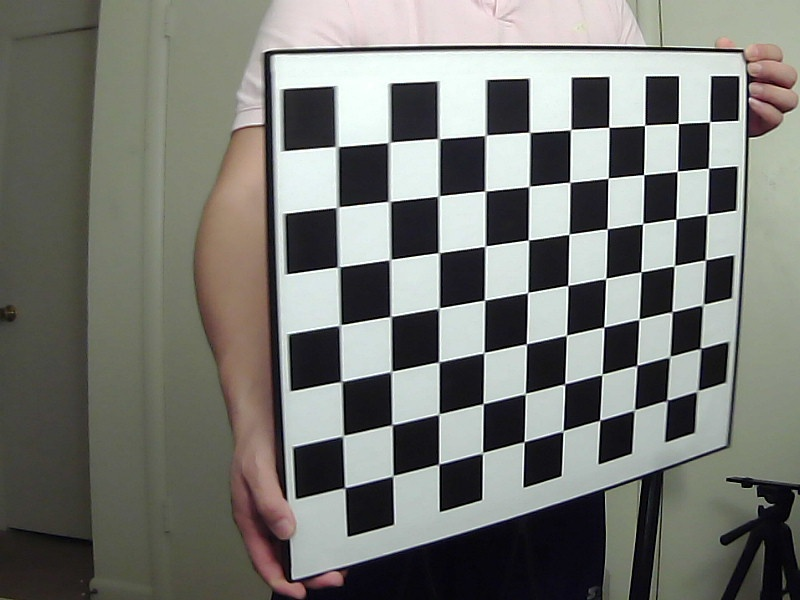
#> input picture Left/frame111_l.jpg, 800 x 600 px, found by its file name; its folder holds only this picture in this run
$ python 'disparity map using stereo calibrated images.py'   (older library calls are emulated)
#> lines starting #> are read from the running program, lines starting #| are printed output that depends on the picture; after the words box and inside, x2 and y2 are one past the last pixel; in counts of white or black regions, pixels touching at a corner belong together; long printed decimals are rounded
# -*- coding: utf-8 -*-
"""
Created on Tue Mar 16 17:05:20 2021

@author: Sonu
"""

import numpy as np
import cv2
import glob
import pickle
import os

#Setting root directory
rootDir = os.getcwd()
#Setting original frames directory.
dir_original_L = rootDir+'\Left'
dir_original_R = rootDir+'\Right'
dir_calib_process = rootDir+'\Calib'
dir_calib_parameter = rootDir+'\Parameters'
dir_compare_frame_pairs = rootDir+'\Output\Compare_rectified_frame_pairs'
dir_rectified_L = rootDir+'\Output\Rectified_frames\L'
dir_rectified_R = rootDir+'\Output\Rectified_frames\R'
dir_disparity = rootDir+'\Output\Rectified_frames\Disparity'


#Setting frame resolution.
widthPixel = 800
heightPixel = 600

#Dimensions of inner chessboard corners
Nx = 10
Ny = 7

#Termination criteria
criteria = (cv2.TERM_CRITERIA_EPS + cv2.TERM_CRITERIA_MAX_ITER, 50, 1e-6)

#Preparing the object points, like (0,0,0), (1,0,0), (2,0,0) ....,(6,5,0)
objp = np.zeros((Nx*Ny,3), np.float32)
objp[:,:2] = np.mgrid[0:Ny,0:Nx].T.reshape(-1,2)

#Arrays to store object points and image points from all the images
objpoints = [] #3d point in real world space
imgpointsL = [] #2d points in left image plane
imgpointsR = [] #2d points in right image plane

#Loading original frames.
os.chdir(dir_original_L) #Changing dir to the path of left frames
imagesL = glob.glob('*.jpg') #Grabbing all jpg file names
imagesL.sort() #Sorting frame file names
os.chdir(dir_original_R) #Changing dir to the path of right frames
imagesR = glob.glob('*.jpg')
imagesR.sort()

#Checking if the there are pairs of stereo images
if len(imagesL) != len(imagesR):
    print('Error: the image numbers of left and right cameras must be the same!')
    exit()

n = 0
for i in range(0, len(imagesL)):
    imgL = cv2.imread(dir_original_L + '\\' + imagesL[i])
#> imgL is the input picture: shape (600, 800, 3); mean B, G, R 114.2, 119.5, 118.2
    imgR = cv2.imread(dir_original_R + '\\' + imagesR[i])
    grayL = cv2.cvtColor(imgL,cv2.COLOR_BGR2GRAY)
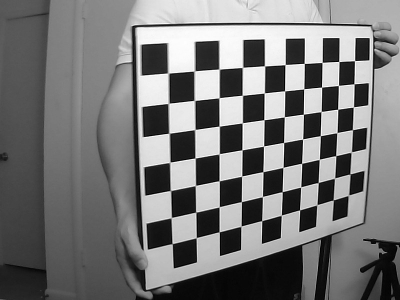
#> grayL: shape (600, 800) (shown at 1/2 size); min 0, max 255, mean 118.5
    grayR = cv2.cvtColor(imgR,cv2.COLOR_BGR2GRAY)

    #Finding the chess board corners for left camera
    retL, cornersL = cv2.findChessboardCorners(grayL,(Ny,Nx),None)
#> retL = True; cornersL = 70 rows, first 8: [709.7, 121.5], [708.4, 168.1], [707.1, 214.4], [705.5, 259.8], [703.9, 303.5], [700.6, 348], [698.5, 389.8], [678.2, 123.4]
    #Finding the chess board corners for right camera
    retR, cornersR = cv2.findChessboardCorners(grayR,(Ny,Nx),None)
#> retR = True; cornersR has the same summary as cornersL

    #If corners are found, add object points, image points after refining them
    if (retL and retR) == True:
        n += 1
        print('n = {}'.format(n))
        objpoints.append(objp)

        cornersL2 = cv2.cornerSubPix(grayL,cornersL,(11,11),(-1,-1),criteria)
#> cornersL2 = 70 rows, first 8: [709.6, 121.7], [708.5, 168.2], [707.2, 214.4], [705.4, 259.8], [702.8, 304.6], [700.4, 348.4], [697.4, 391], [678.3, 123.5]
        imgpointsL.append(cornersL2)

        cornersR2 = cv2.cornerSubPix(grayR,cornersR,(11,11),(-1,-1),criteria)
#> cornersR2 has the same summary as cornersL2
        imgpointsR.append(cornersR2)

        #Drawing and displaying the corners
        imgL = cv2.drawChessboardCorners(imgL, (Ny,Nx), cornersL2, retL)
#> imgL: shape (600, 800, 3); 4.71% of pixels changed, all inside (x1, y1, x2, y2) = (331, 116, 717, 495)
        imgR = cv2.drawChessboardCorners(imgR, (Ny,Nx), cornersR2, retR)
        imgTwin = np.hstack((imgL, imgR))
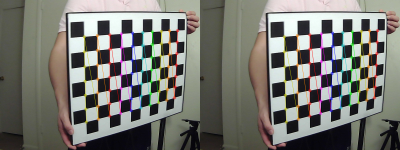
#> imgTwin: shape (600, 1600, 3) (shown at 1/4 size); mean B, G, R 112.6, 118.9, 118.9

        #Saving frame pairs in Calib directory
        cv2.imwrite(dir_calib_process + '\\' + imagesL[i][:-6] + '_corners.jpg', imgTwin)

print('Calculating the camera matrix, distortion coefficients, rotation and translation vectors...')

#Calibrating left camera  and getting the distortion cofficient, camera matrix, translation and rotaional matrix
retL, mtxL, distL, rvecsL, tvecsL = cv2.calibrateCamera(objpoints, imgpointsL, grayL.shape[::-1],None,None)
#> retL = 0.158; mtxL = [[1029, 0, 424.4], [0, 1066.6, 204.7], [0, 0, 1]]; distL = [[-0.541, 1.74, 0.0136, -0.00461, -5.81]]; rvecsL = ([-0.277, -0.545, 1.48],); tvecsL = ([6.29, -1.79, 21.67],)
#Finding the optimal left camera matrix based on alpha free scaling parameter
new_mtxL, roiL= cv2.getOptimalNewCameraMatrix(mtxL,distL,(widthPixel,heightPixel), 1)
#> new_mtxL = [[861.5, 0, 417.9], [0, 870.1, 199.3], [0, 0, 1]]; roiL = (63, 28, 669, 493)

#Calibrating right camera
retR, mtxR, distR, rvecsR, tvecsR = cv2.calibrateCamera(objpoints, imgpointsR, grayR.shape[::-1],None,None)
#> retR = 0.158; mtxR = [[1029, 0, 424.4], [0, 1066.6, 204.7], [0, 0, 1]]; distR = [[-0.541, 1.74, 0.0136, -0.00461, -5.81]]; rvecsR = ([-0.277, -0.545, 1.48],); tvecsR = ([6.29, -1.79, 21.67],)
#Finding the optimal right camera matrix
new_mtxR, roiR= cv2.getOptimalNewCameraMatrix(mtxR,distR,(widthPixel,heightPixel), 1)
#> new_mtxR = [[861.5, 0, 417.9], [0, 870.1, 199.3], [0, 0, 1]]; roiR = (63, 28, 669, 493)
print('Done.\n')

old_mtxL = mtxL
#> old_mtxL = [[1029, 0, 424.4], [0, 1066.6, 204.7], [0, 0, 1]]
old_mtxR = mtxR
#> old_mtxR = [[1029, 0, 424.4], [0, 1066.6, 204.7], [0, 0, 1]]

print('Calculating reprojection errors...')
tot_errorL = 0
tot_errorR = 0
errorL = 0
errorR = 0
#Calculating reprojection errors
for i in range(len(objpoints)):
    imgpointsL2, _ = cv2.projectPoints(objpoints[i], rvecsL[i], tvecsL[i], mtxL, distL)
    imgpointsR2, _ = cv2.projectPoints(objpoints[i], rvecsR[i], tvecsR[i], mtxR, distR)
    errorL = cv2.norm(imgpointsL[i],imgpointsL2, cv2.NORM_L2)/len(imgpointsL2)
    errorR = cv2.norm(imgpointsR[i],imgpointsR2, cv2.NORM_L2)/len(imgpointsR2)
    tot_errorL += errorL
    tot_errorR += errorR
#> this loop made 1 pass
#> (errorL, errorR, tot_errorL, tot_errorR) on pass 1: (0.0189, 0.0189, 0.0189, 0.0189)
#> after the loop, tot_errorL = 0.0189; tot_errorR = 0.0189
print('mean error L: ', tot_errorL/len(objpoints))
#| mean error L:  0.01889
print('mean error R: ', tot_errorR/len(objpoints))
#| mean error R:  0.01889

CamParasL = {'nmtxL':new_mtxL, 'distL':distL, 'rvecsL':rvecsL, 'tvecsL':tvecsL}
#> CamParasL = {'nmtxL': [[861.5, 0, 417.9], [0, 870.1, 199.3], [0, 0, 1]], 'distL': [[-0.541, 1.74, 0.0136, -0.00461, -5.81]], 'rvecsL': ([-0.277, -0.545, 1.48],), 'tvecsL': ([6.29, -1.79, 21.67],)}
CamParasR = {'nmtxR':new_mtxR, 'distR':distR, 'rvecsR':rvecsR, 'tvecsR':tvecsR}
#> CamParasR = {'nmtxR': [[861.5, 0, 417.9], [0, 870.1, 199.3], [0, 0, 1]], 'distR': [[-0.541, 1.74, 0.0136, -0.00461, -5.81]], 'rvecsR': ([-0.277, -0.545, 1.48],), 'tvecsR': ([6.29, -1.79, 21.67],)}

#Saving calibration parameters
print('Saving calibration parameters...')
pickle.dump(CamParasL, open(dir_calib_parameter+'\\' + 'CamParasL.p', 'wb') )
pickle.dump(CamParasR, open(dir_calib_parameter+'\\' + 'CamParasR.p', 'wb') )
print('Done.\n')

#Loading the calibration parameters
CamParasL = pickle.load( open(dir_calib_parameter+'\\' + 'CamParasL.p', 'rb' ) )
CamParasR = pickle.load( open(dir_calib_parameter+'\\' + 'CamParasR.p', 'rb' ) )
CamParasL.keys()
CamParasR.keys()

#Restoring calibration parameters from loaded dictionary
mtxL = CamParasL['nmtxL']
distL = CamParasL['distL']
rvecsL = CamParasL['rvecsL']
tvecsL = CamParasL['tvecsL']
mtxR = CamParasR['nmtxR']
distR = CamParasR['distR']
rvecsR = CamParasR['rvecsR']
tvecsR = CamParasR['tvecsR']

#Stereo Calibration
print('Cacluating the rectify parameters for stereo cameras...')
#Rectifying the stereo camera pair and finding the camera intrincs and extrinsics between them
retval, cameraMatrixL, distCoeffsL, cameraMatrixR, distCoeffsR, rotationMatrix, translationVector, essentialMatrix, fundamentalMatrix = cv2.stereoCalibrate(objpoints,imgpointsL, imgpointsR, mtxL, distL, mtxR, distR, (widthPixel,heightPixel), criteria, flags=cv2.CALIB_FIX_INTRINSIC)
#> retval = 2.98; cameraMatrixL = [[861.5, 0, 417.9], [0, 870.1, 199.3], [0, 0, 1]]; distCoeffsL = [[-0.541, 1.74, 0.0136, -0.00461, -5.81]]; cameraMatrixR = [[861.5, 0, 417.9], [0, 870.1, 199.3], [0, 0, 1]]; distCoeffsR = [[-0.541, 1.74, 0.0136, -0.00461, -5.81]]; rotationMatrix = [[1, -8e-12, 2.08e-11], [8e-12, 1, -7.3e-12], [-2.08e-11, 7.3e-12, 1]]; translationVector = [-2.94e-10, 1.23e-10, 2.04e-10]; essentialMatrix = [[-4.18e-21, -2.04e-10, 1.23e-10], [2.04e-10, 5.13e-22, 2.94e-10], [-1.23e-10, -2.94e-10, -4.08e-22]]; fundamentalMatrix = [[2.07e-06, 99990.6, -72352795.4], [-99990.6, -2.49e-07, -82358983.9], [72352795.4, 82358983.9, 1]]

#Both mtx and cameraMatrix are same
print('mtxL = ',mtxL)
print('cameraMatrixL = ',cameraMatrixL)
#| cameraMatrixL =  [[861.541   0.         417.915]
#|  [  0.         870.139 199.262]
#|  [  0.           0.           1.        ]]
print('Both mtx and cameraMatrix are same')

#Both dist and distCoeffs are same
print('distL = ',distL)
print('distCoeffsL = ',distCoeffsL)
#| distCoeffsL =  [[-5.41109063e-01  1.73863404e+00  1.35525747e-02 -4.61337226e-03
#|   -5.81484222e+00]]
print('Both dist and distCoeffs are same')

# cv2.stereoRectify computes the rotation matrices for each camera based on scaling parameter that brings both image along the same plane
#It also returns projection matrix for each camera and the diparity to depth matrix which is used in point cloud generation
#Valid ROI is returned for each camera which is bounded rectangle spawning across valid pixels
rotationMatrixL, rotationMatrixR, projectionMatrixL, projectionMatrixR, disp2depthMappingMatrix, validPixROI1, validPixROI2 = cv2.stereoRectify(cameraMatrixL, distCoeffsL, cameraMatrixR, distCoeffsR, (widthPixel,heightPixel), rotationMatrix, translationVector, flags=cv2.CALIB_ZERO_DISPARITY, alpha=1, newImageSize=(0,0))
#> rotationMatrixL = [[0.777, -0.325, -0.539], [0.325, 0.941, -0.0986], [0.539, -0.0986, 0.836]]; rotationMatrixR has the same summary as rotationMatrixL; projectionMatrixL = [[18.14, 0, 1240.4, 0], [0, 18.14, 331.9, 0], [0, 0, 1, 0]]; projectionMatrixR = [[18.14, 0, 1240.4, -6.86e-09], [0, 18.14, 331.9, 0], [0, 0, 1, 0]]; disp2depthMappingMatrix = [[1, 0, 0, -1240.4], [0, 1, 0, -331.9], [0, 0, 0, 18.14], [0, 0, 2.64e+09, 0]]; validPixROI1 = (0, 0, 0, 0); validPixROI2 = (0, 0, 0, 0)

#rvecs and rotationMatrix are different
print('rvecsL = ',rvecsL)
print('rotationMatrixL = ',rotationMatrixL)
#| rotationMatrixL =  [[ 0.777  -0.3249 -0.5392]
#|  [ 0.3249  0.9406 -0.09858]
#|  [ 0.5392 -0.09858  0.8364]]
print('rvecs and rotationMatrix are different')

#roi and validPixROI are different
print('roiL = ', roiL)
#| roiL =  (63, 28, 669, 493)
print('validPixROI1 = ', validPixROI1)
#| validPixROI1 =  (0, 0, 0, 0)
print('roi and validPixROI are different')

print('CALIB_ZERO_DISPARITY = ', cv2.CALIB_ZERO_DISPARITY)
print('rotationMatrixL = ')
print(rotationMatrixL)
#| [[ 0.777  -0.3249 -0.5392]
#|  [ 0.3249  0.9406 -0.09858]
#|  [ 0.5392 -0.09858  0.8364]]
print('rotationMatrixR = ')
print(rotationMatrixR)
#| [[ 0.777  -0.3249 -0.5392]
#|  [ 0.3249  0.9406 -0.09858]
#|  [ 0.5392 -0.09858  0.8364]]
print('projectionMatrixL = ')
print(projectionMatrixL)
#| [[1.81355866e+01 0.00000000e+00 1.24039831e+03 0.00000000e+00]
#|  [0.00000000e+00 1.81355866e+01 3.31858379e+02 0.00000000e+00]
#|  [0.00000000e+00 0.00000000e+00 1.00000000e+00 0.00000000e+00]]
print('projectionMatrixR = ')
print(projectionMatrixR)
#| [[ 1.81355866e+01  0.00000000e+00  1.24039831e+03 -6.85796306e-09]
#|  [ 0.00000000e+00  1.81355866e+01  3.31858379e+02  0.00000000e+00]
#|  [ 0.00000000e+00  0.00000000e+00  1.00000000e+00  0.00000000e+00]]
print('disp2depthMappingMatrix = ')
print(disp2depthMappingMatrix)
#| [[ 1.00000000e+00  0.00000000e+00  0.00000000e+00 -1.24039831e+03]
#|  [ 0.00000000e+00  1.00000000e+00  0.00000000e+00 -3.31858379e+02]
#|  [ 0.00000000e+00  0.00000000e+00  0.00000000e+00  1.81355866e+01]
#|  [ 0.00000000e+00  0.00000000e+00  2.64445673e+09 -0.00000000e+00]]
print('validPixROI1 = ')
print(validPixROI1)
#| (0, 0, 0, 0)
print('validPixROI2 = ')
print(validPixROI2)
#| (0, 0, 0, 0)

StereoParams = {'rotationMatrixL':rotationMatrixL, 'rotationMatrixR ':rotationMatrixR , 'projectionMatrixL':projectionMatrixL, 'projectionMatrixR':projectionMatrixR, 'disp2depthMappingMatrix':disp2depthMappingMatrix, 'validPixROI1':validPixROI1, 'validPixROI2':validPixROI2}

#Saving Stereo parameters
print('Saving stereo parameters...')
pickle.dump(StereoParams, open(dir_calib_parameter+'\\' + 'StereoParams.p', 'wb') )
print('Done.\n')

#Incorrect undistortion using projection and optimal matrix
#mapxL, mapyL = cv2.initUndistortRectifyMap(mtxL, distL, rotationMatrixL, projectionMatrixL, (widthPixel,heightPixel), cv2.CV_32FC1)
#mapxR, mapyR = cv2.initUndistortRectifyMap(mtxR, distR, rotationMatrixR, projectionMatrixR, (widthPixel,heightPixel), cv2.CV_32FC1)

#Correct undistortion using old and new camera intrinsic matrix, rotion matrix and distortion cofficient
mapxL, mapyL = cv2.initUndistortRectifyMap(old_mtxL, distL, rotationMatrixL, mtxL, (widthPixel,heightPixel), cv2.CV_32FC1)
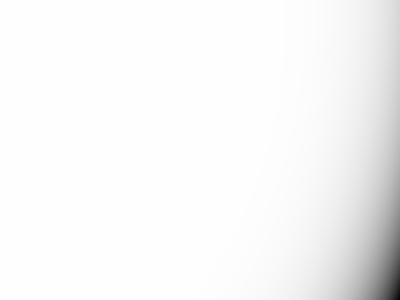
#> mapxL: shape (600, 800) float32 (shown at 1/2 size); min -481982.8, max 894, mean -14404.8; drawn with min black and max white
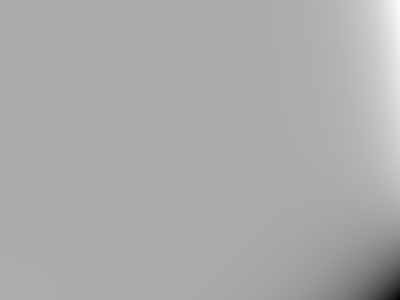
#> mapyL: shape (600, 800) float32 (shown at 1/2 size); min -91704.7, max 45092, mean 333.9; drawn with min black and max white
mapxR, mapyR = cv2.initUndistortRectifyMap(old_mtxR, distR, rotationMatrixR, mtxR, (widthPixel,heightPixel), cv2.CV_32FC1)

for i in range(len(imagesL)):
    print('i = {}'.format(i))
    print('Rectifying {} and {}...\n'.format(imagesL[i], imagesR[i]))
    imgL = cv2.imread(dir_original_L + "\\" + imagesL[i])
    imgR = cv2.imread(dir_original_R + "\\" + imagesR[i])
    hL,  wL = imgL.shape[:2]
    hR,  wR = imgR.shape[:2]

    #Remapping the images to produce a geometric transformation of the image
    dstL = cv2.remap(imgL, mapxL, mapyL, cv2.INTER_LINEAR)
    dstR = cv2.remap(imgR, mapxR, mapyR, cv2.INTER_LINEAR)

    #Combining the frame pairs
    imgTwin = np.hstack((imgL, imgR))
    imgTwin_rect = np.hstack((dstL, dstR))
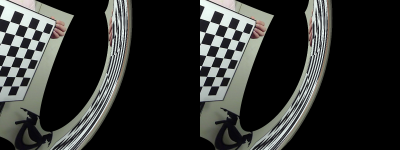
#> imgTwin_rect: shape (600, 1600, 3) (shown at 1/4 size); mean B, G, R 48.2, 50.3, 48.9
    compareImg = np.vstack((imgTwin, imgTwin_rect))
    compareImg = cv2.resize(compareImg, (1024,768))
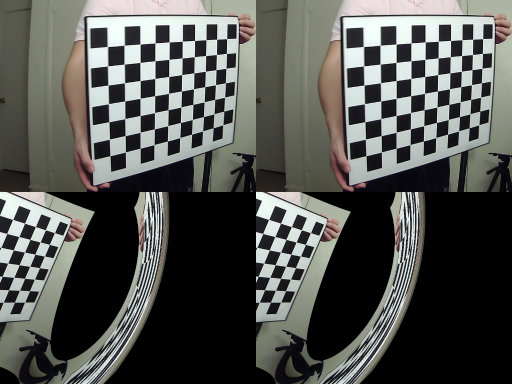
#> compareImg: shape (768, 1024, 3) (shown at 1/2 size); mean B, G, R 81.2, 84.8, 83.5

    cv2.imwrite(dir_compare_frame_pairs + "\\" + imagesL[i][:-6] + '_rectified.jpg', compareImg)
    #Saving rectified frames in the rectified frames directory
    cv2.imwrite(dir_rectified_L + "\\" + imagesL[i][:-4] + '_rectified.jpg', dstL)
    cv2.imwrite(dir_rectified_R + "\\" + imagesR[i][:-4] + '_rectified.jpg', dstR)

print('Calculating dispaity from rectified images')
for i in range(len(imagesL)):
    RectL = cv2.imread(dir_rectified_L + "\\" + imagesL[i][:-4] + '_rectified.jpg')
    RectR = cv2.imread(dir_rectified_R + "\\" + imagesR[i][:-4] + '_rectified.jpg')
    #Creating a stereoSGBM object
    stereo = cv2.StereoSGBM_create(numDisparities=16, blockSize=15)
    #Finding the disparity map between the rectified stereo image pair
    disp = stereo.compute(RectL, RectR)
    #Normalizing the dispaity map between the range of 0-255
    norm_coeff = 255 / disp.max()
#> norm_coeff = 1.06
    disp = disp * norm_coeff / 255
    print('Disparity map for',imagesL[i])
    #Displaying the disparity map
    cv2.imshow("disparity", disp)
    cv2.waitKey(10000)
    cv2.destroyAllWindows()
    cv2.imwrite(dir_disparity + "\\" + imagesL[i][:-4] + '_disparity.jpg', disp)
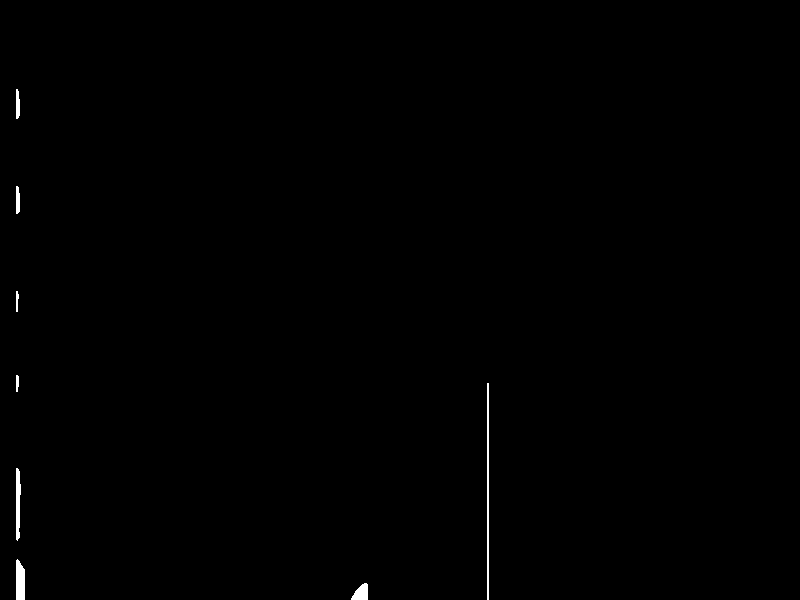
#> saved as frame111_l_disparity.jpg: shape (600, 800); values 0 (black) and 1 (white), 0.32% white; 8 white regions, largest, box (x1, y1, x2, y2) and area: (487, 383, 489, 600) 434, (16, 559, 25, 600) 329, (16, 468, 21, 541) 289
